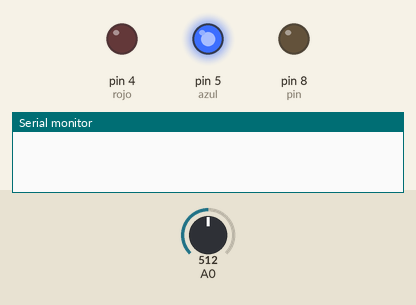
This sketch was run on a simulated Arduino Uno, built with avr-gcc and run on an emulated ATmega328P. Parts: output pins drawn as LEDs (lit = HIGH), the last lines printed to the serial monitor. Inputs (shaded band) come from the test bench; at power-on: A0 = 512.

Above: at 0.1 s.
At 1.1 s:
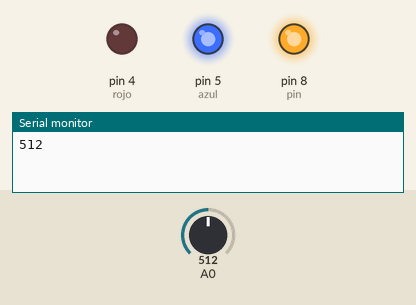
Timing chart, 0 to 5.5 s (numbered marks = the images above):
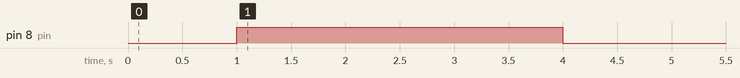

Measured:
- by itself, pin 8 (pin): LOW → HIGH at 1.0 s, → LOW 3.0 s later

The sketch:

Ibutton.ino
```cpp
int pin = 8;
int minimo = 430;
int maximo = 440;
int contador_inferior=0;
int contador_superior=0;
int contador_bateria=0;
int azul = 5;
int rojo = 4;
float voltaje =0 ;
void setup(){
  pinMode(azul,OUTPUT);
  pinMode(rojo,OUTPUT);
  pinMode(pin, OUTPUT);
  Serial.begin(9600);
  digitalWrite(azul,HIGH);
}

void loop() {
  int presion = analogRead(A0);
  delay(1000);
  contador_bateria++;
  Serial.println(presion);
  if (contador_inferior ==0){
    if(presion <= minimo){
      enviar();
      contador_inferior=1;
      contador_superior=0;
    }
  }
  if (contador_superior ==0){
    if(presion >= maximo){
      enviar();
      contador_inferior=0;
      contador_superior=1;
    }
  }
  if(contador_bateria>600){ // 600 segundos igual a 10 minutos
     voltaje = analogRead(A1);
     if(voltaje < 307){
          digitalWrite(rojo,HIGH);
          digitalWrite(azul,LOW);
     }
     else{
      digitalWrite(azul,HIGH);
      digitalWrite(rojo,LOW);
     }
     contador_bateria =0; // se vuelve a encerar el contador
  }
}

void enviar(){
   digitalWrite(pin, HIGH);
   delay(3000);
   digitalWrite(pin, LOW);
   Serial.println("Se activo el ibutton");
}
```
